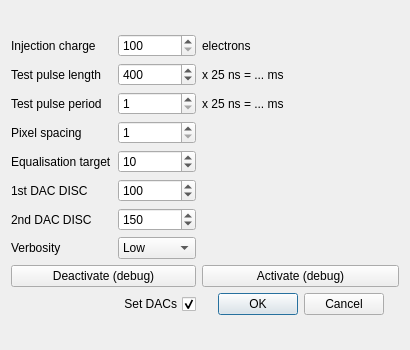
<?xml version="1.0" encoding="UTF-8"?>
<ui version="4.0">
 <class>testPulseEqualisation</class>
 <widget class="QDialog" name="testPulseEqualisation">
  <property name="geometry">
   <rect>
    <x>0</x>
    <y>0</y>
    <width>410</width>
    <height>350</height>
   </rect>
  </property>
  <property name="sizePolicy">
   <sizepolicy hsizetype="Fixed" vsizetype="Fixed">
    <horstretch>0</horstretch>
    <verstretch>0</verstretch>
   </sizepolicy>
  </property>
  <property name="minimumSize">
   <size>
    <width>410</width>
    <height>340</height>
   </size>
  </property>
  <property name="maximumSize">
   <size>
    <width>410</width>
    <height>350</height>
   </size>
  </property>
  <property name="windowTitle">
   <string>Test pulses configuration</string>
  </property>
  <layout class="QGridLayout" name="gridLayout_2">
   <item row="0" column="0">
    <layout class="QGridLayout" name="gridLayout">
     <item row="4" column="1">
      <widget class="QSpinBox" name="spinBox_equalisationTarget">
       <property name="maximum">
        <number>511</number>
       </property>
       <property name="value">
        <number>10</number>
       </property>
      </widget>
     </item>
     <item row="5" column="1">
      <widget class="QSpinBox" name="spinBox_1st_DAC_DISC">
       <property name="maximum">
        <number>511</number>
       </property>
       <property name="value">
        <number>100</number>
       </property>
      </widget>
     </item>
     <item row="10" column="0" colspan="2">
      <widget class="QPushButton" name="pushButton_deactivate">
       <property name="text">
        <string>Deactivate (debug)</string>
       </property>
      </widget>
     </item>
     <item row="12" column="1">
      <widget class="QCheckBox" name="checkBox_setDACs">
       <property name="layoutDirection">
        <enum>Qt::RightToLeft</enum>
       </property>
       <property name="text">
        <string>Set DACs</string>
       </property>
       <property name="checked">
        <bool>true</bool>
       </property>
      </widget>
     </item>
     <item row="4" column="0">
      <widget class="QLabel" name="label_9">
       <property name="toolTip">
        <string>Equalisation target for the noise calculation.
Eg. SLGM SPM : 10
      SLGM CSM : 15</string>
       </property>
       <property name="text">
        <string>Equalisation target</string>
       </property>
      </widget>
     </item>
     <item row="10" column="2">
      <widget class="QPushButton" name="pushButton_activate">
       <property name="text">
        <string>Activate (debug)</string>
       </property>
      </widget>
     </item>
     <item row="7" column="0">
      <widget class="QLabel" name="label_2">
       <property name="text">
        <string>Verbosity</string>
       </property>
      </widget>
     </item>
     <item row="1" column="0">
      <widget class="QLabel" name="label_6">
       <property name="text">
        <string>Test pulse length</string>
       </property>
      </widget>
     </item>
     <item row="0" column="0">
      <widget class="QLabel" name="label">
       <property name="text">
        <string>Injection charge</string>
       </property>
      </widget>
     </item>
     <item row="0" column="1">
      <widget class="QSpinBox" name="spinBox_injectionCharge">
       <property name="toolTip">
        <string>SLGM : ~4000 electrons minimum
LGM   : ~2000 electrons minimum
HGM   : ~1000 electrons minimum
SHGM : ~1000 electrons minimum</string>
       </property>
       <property name="minimum">
        <number>100</number>
       </property>
       <property name="maximum">
        <number>28000</number>
       </property>
       <property name="singleStep">
        <number>100</number>
       </property>
      </widget>
     </item>
     <item row="0" column="2">
      <widget class="QLabel" name="label_4">
       <property name="text">
        <string>electrons</string>
       </property>
      </widget>
     </item>
     <item row="2" column="1">
      <widget class="QSpinBox" name="spinBox_testPulsePeriod">
       <property name="minimum">
        <number>1</number>
       </property>
       <property name="maximum">
        <number>1000000</number>
       </property>
      </widget>
     </item>
     <item row="1" column="1">
      <widget class="QSpinBox" name="spinBox_testPulseLength">
       <property name="minimum">
        <number>1</number>
       </property>
       <property name="maximum">
        <number>1000000</number>
       </property>
       <property name="value">
        <number>400</number>
       </property>
      </widget>
     </item>
     <item row="1" column="2">
      <widget class="QLabel" name="label_7">
       <property name="text">
        <string>x 25 ns = ... ms</string>
       </property>
      </widget>
     </item>
     <item row="3" column="0">
      <widget class="QLabel" name="label_3">
       <property name="text">
        <string>Pixel spacing</string>
       </property>
      </widget>
     </item>
     <item row="3" column="1">
      <widget class="QSpinBox" name="spinBox_pixelSpacing">
       <property name="minimum">
        <number>1</number>
       </property>
       <property name="maximum">
        <number>31</number>
       </property>
      </widget>
     </item>
     <item row="12" column="2">
      <widget class="QDialogButtonBox" name="buttonBox">
       <property name="minimumSize">
        <size>
         <width>120</width>
         <height>0</height>
        </size>
       </property>
       <property name="orientation">
        <enum>Qt::Horizontal</enum>
       </property>
       <property name="standardButtons">
        <set>QDialogButtonBox::Cancel|QDialogButtonBox::Ok</set>
       </property>
       <property name="centerButtons">
        <bool>true</bool>
       </property>
      </widget>
     </item>
     <item row="2" column="2">
      <widget class="QLabel" name="label_8">
       <property name="text">
        <string>x 25 ns = ... ms</string>
       </property>
      </widget>
     </item>
     <item row="7" column="1">
      <widget class="QComboBox" name="comboBox_verbosity">
       <item>
        <property name="text">
         <string>Low</string>
        </property>
       </item>
       <item>
        <property name="text">
         <string>High</string>
        </property>
       </item>
      </widget>
     </item>
     <item row="2" column="0">
      <widget class="QLabel" name="label_5">
       <property name="text">
        <string>Test pulse period</string>
       </property>
      </widget>
     </item>
     <item row="5" column="0">
      <widget class="QLabel" name="label_10">
       <property name="text">
        <string>1st DAC DISC</string>
       </property>
      </widget>
     </item>
     <item row="6" column="0">
      <widget class="QLabel" name="label_11">
       <property name="text">
        <string>2nd DAC DISC</string>
       </property>
      </widget>
     </item>
     <item row="6" column="1">
      <widget class="QSpinBox" name="spinBox_2nd_DAC_DISC">
       <property name="maximum">
        <number>511</number>
       </property>
       <property name="value">
        <number>150</number>
       </property>
      </widget>
     </item>
    </layout>
   </item>
  </layout>
 </widget>
 <tabstops>
  <tabstop>spinBox_injectionCharge</tabstop>
  <tabstop>spinBox_testPulseLength</tabstop>
  <tabstop>spinBox_testPulsePeriod</tabstop>
  <tabstop>spinBox_pixelSpacing</tabstop>
 </tabstops>
 <resources/>
 <connections>
  <connection>
   <sender>buttonBox</sender>
   <signal>rejected()</signal>
   <receiver>testPulseEqualisation</receiver>
   <slot>reject()</slot>
   <hints>
    <hint type="sourcelabel">
     <x>316</x>
     <y>260</y>
    </hint>
    <hint type="destinationlabel">
     <x>286</x>
     <y>274</y>
    </hint>
   </hints>
  </connection>
  <connection>
   <sender>buttonBox</sender>
   <signal>accepted()</signal>
   <receiver>testPulseEqualisation</receiver>
   <slot>accept()</slot>
   <hints>
    <hint type="sourcelabel">
     <x>248</x>
     <y>254</y>
    </hint>
    <hint type="destinationlabel">
     <x>157</x>
     <y>274</y>
    </hint>
   </hints>
  </connection>
 </connections>
</ui>
